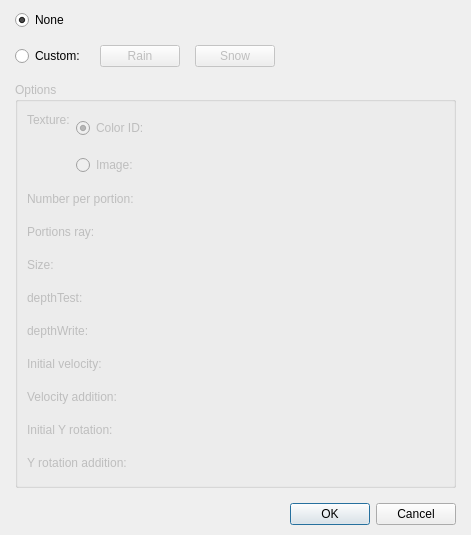
<?xml version="1.0" encoding="UTF-8"?>
<ui version="4.0">
 <class>DialogCommandChangeWeather</class>
 <widget class="QDialog" name="DialogCommandChangeWeather">
  <property name="geometry">
   <rect>
    <x>0</x>
    <y>0</y>
    <width>471</width>
    <height>535</height>
   </rect>
  </property>
  <property name="windowTitle">
   <string>Dialog</string>
  </property>
  <layout class="QGridLayout" name="gridLayout_4">
   <property name="leftMargin">
    <number>15</number>
   </property>
   <property name="topMargin">
    <number>10</number>
   </property>
   <property name="rightMargin">
    <number>15</number>
   </property>
   <property name="bottomMargin">
    <number>10</number>
   </property>
   <item row="0" column="0">
    <layout class="QVBoxLayout" name="verticalLayout_3" stretch="1,0">
     <property name="spacing">
      <number>15</number>
     </property>
     <item>
      <layout class="QVBoxLayout" name="verticalLayout_2">
       <item>
        <layout class="QHBoxLayout" name="horizontalLayout" stretch="0,1">
         <item>
          <widget class="QRadioButton" name="radioButtonNone">
           <property name="text">
            <string>None</string>
           </property>
           <property name="checked">
            <bool>true</bool>
           </property>
          </widget>
         </item>
         <item>
          <spacer name="horizontalSpacer">
           <property name="orientation">
            <enum>Qt::Horizontal</enum>
           </property>
           <property name="sizeHint" stdset="0">
            <size>
             <width>398</width>
             <height>20</height>
            </size>
           </property>
          </spacer>
         </item>
        </layout>
       </item>
       <item>
        <layout class="QHBoxLayout" name="horizontalLayout_2" stretch="0,0,0,1">
         <item>
          <widget class="QRadioButton" name="radioButtonCustom">
           <property name="text">
            <string>Custom:</string>
           </property>
          </widget>
         </item>
         <item>
          <widget class="QPushButton" name="pushButtonRain">
           <property name="enabled">
            <bool>false</bool>
           </property>
           <property name="text">
            <string>Rain</string>
           </property>
          </widget>
         </item>
         <item>
          <widget class="QPushButton" name="pushButtonSnow">
           <property name="enabled">
            <bool>false</bool>
           </property>
           <property name="text">
            <string>Snow</string>
           </property>
          </widget>
         </item>
         <item>
          <spacer name="horizontalSpacer_2">
           <property name="orientation">
            <enum>Qt::Horizontal</enum>
           </property>
           <property name="sizeHint" stdset="0">
            <size>
             <width>388</width>
             <height>20</height>
            </size>
           </property>
          </spacer>
         </item>
        </layout>
       </item>
       <item>
        <widget class="QGroupBox" name="groupBoxOptions">
         <property name="enabled">
          <bool>false</bool>
         </property>
         <property name="title">
          <string>Options</string>
         </property>
         <layout class="QGridLayout" name="gridLayout_3">
          <item row="0" column="0">
           <layout class="QVBoxLayout" name="verticalLayout">
            <item>
             <layout class="QGridLayout" name="gridLayout">
              <item row="0" column="0">
               <widget class="QLabel" name="labelTexture">
                <property name="enabled">
                 <bool>false</bool>
                </property>
                <property name="text">
                 <string>Texture:</string>
                </property>
               </widget>
              </item>
              <item row="0" column="1" rowspan="2">
               <widget class="QRadioButton" name="radioButtonColor">
                <property name="enabled">
                 <bool>false</bool>
                </property>
                <property name="text">
                 <string>Color ID:</string>
                </property>
                <property name="checked">
                 <bool>true</bool>
                </property>
               </widget>
              </item>
              <item row="0" column="2" rowspan="2" colspan="2">
               <widget class="PanelPrimitiveValue" name="panelPrimitiveColorID" native="true">
                <property name="enabled">
                 <bool>false</bool>
                </property>
                <property name="minimumSize">
                 <size>
                  <width>250</width>
                  <height>27</height>
                 </size>
                </property>
                <property name="maximumSize">
                 <size>
                  <width>250</width>
                  <height>27</height>
                 </size>
                </property>
               </widget>
              </item>
              <item row="0" column="4" rowspan="2">
               <spacer name="horizontalSpacer_6">
                <property name="orientation">
                 <enum>Qt::Horizontal</enum>
                </property>
                <property name="sizeHint" stdset="0">
                 <size>
                  <width>40</width>
                  <height>20</height>
                 </size>
                </property>
               </spacer>
              </item>
              <item row="1" column="0" rowspan="2">
               <spacer name="horizontalSpacer_7">
                <property name="orientation">
                 <enum>Qt::Horizontal</enum>
                </property>
                <property name="sizeHint" stdset="0">
                 <size>
                  <width>48</width>
                  <height>20</height>
                 </size>
                </property>
               </spacer>
              </item>
              <item row="2" column="1">
               <widget class="QRadioButton" name="radioButtonImage">
                <property name="enabled">
                 <bool>false</bool>
                </property>
                <property name="text">
                 <string>Image:</string>
                </property>
               </widget>
              </item>
              <item row="2" column="2">
               <widget class="WidgetPicture" name="widgetPictureImage" native="true">
                <property name="enabled">
                 <bool>false</bool>
                </property>
                <property name="minimumSize">
                 <size>
                  <width>200</width>
                  <height>27</height>
                 </size>
                </property>
                <property name="maximumSize">
                 <size>
                  <width>200</width>
                  <height>27</height>
                 </size>
                </property>
               </widget>
              </item>
              <item row="2" column="3" colspan="2">
               <spacer name="horizontalSpacer_3">
                <property name="orientation">
                 <enum>Qt::Horizontal</enum>
                </property>
                <property name="sizeHint" stdset="0">
                 <size>
                  <width>88</width>
                  <height>20</height>
                 </size>
                </property>
               </spacer>
              </item>
             </layout>
            </item>
            <item>
             <layout class="QGridLayout" name="gridLayout_2">
              <item row="0" column="0">
               <widget class="QLabel" name="labelNumberPerPortion">
                <property name="enabled">
                 <bool>false</bool>
                </property>
                <property name="text">
                 <string>Number per portion:</string>
                </property>
               </widget>
              </item>
              <item row="0" column="1">
               <widget class="PanelPrimitiveValue" name="panelPrimitiveNumberPerPortion" native="true">
                <property name="enabled">
                 <bool>false</bool>
                </property>
                <property name="minimumSize">
                 <size>
                  <width>250</width>
                  <height>27</height>
                 </size>
                </property>
                <property name="maximumSize">
                 <size>
                  <width>250</width>
                  <height>27</height>
                 </size>
                </property>
               </widget>
              </item>
              <item row="0" column="2" rowspan="9">
               <spacer name="horizontalSpacer_4">
                <property name="orientation">
                 <enum>Qt::Horizontal</enum>
                </property>
                <property name="sizeHint" stdset="0">
                 <size>
                  <width>17</width>
                  <height>288</height>
                 </size>
                </property>
               </spacer>
              </item>
              <item row="1" column="0">
               <widget class="QLabel" name="labelPortionsRay">
                <property name="enabled">
                 <bool>false</bool>
                </property>
                <property name="text">
                 <string>Portions ray:</string>
                </property>
               </widget>
              </item>
              <item row="1" column="1">
               <widget class="PanelPrimitiveValue" name="panelPrimitivePortionsRay" native="true">
                <property name="enabled">
                 <bool>false</bool>
                </property>
                <property name="minimumSize">
                 <size>
                  <width>250</width>
                  <height>27</height>
                 </size>
                </property>
                <property name="maximumSize">
                 <size>
                  <width>250</width>
                  <height>27</height>
                 </size>
                </property>
               </widget>
              </item>
              <item row="2" column="0">
               <widget class="QLabel" name="labelSize">
                <property name="enabled">
                 <bool>false</bool>
                </property>
                <property name="text">
                 <string>Size:</string>
                </property>
               </widget>
              </item>
              <item row="2" column="1">
               <widget class="PanelPrimitiveValue" name="panelPrimitiveSize" native="true">
                <property name="enabled">
                 <bool>false</bool>
                </property>
                <property name="minimumSize">
                 <size>
                  <width>250</width>
                  <height>27</height>
                 </size>
                </property>
                <property name="maximumSize">
                 <size>
                  <width>250</width>
                  <height>27</height>
                 </size>
                </property>
               </widget>
              </item>
              <item row="3" column="0">
               <widget class="QLabel" name="labelDepthTest">
                <property name="enabled">
                 <bool>false</bool>
                </property>
                <property name="text">
                 <string>depthTest:</string>
                </property>
               </widget>
              </item>
              <item row="3" column="1">
               <widget class="PanelPrimitiveValue" name="panelPrimitiveDepthTest" native="true">
                <property name="enabled">
                 <bool>false</bool>
                </property>
                <property name="minimumSize">
                 <size>
                  <width>250</width>
                  <height>27</height>
                 </size>
                </property>
                <property name="maximumSize">
                 <size>
                  <width>250</width>
                  <height>27</height>
                 </size>
                </property>
               </widget>
              </item>
              <item row="4" column="0">
               <widget class="QLabel" name="labelDepthWrite">
                <property name="enabled">
                 <bool>false</bool>
                </property>
                <property name="text">
                 <string>depthWrite:</string>
                </property>
               </widget>
              </item>
              <item row="4" column="1">
               <widget class="PanelPrimitiveValue" name="panelPrimitiveDepthWrite" native="true">
                <property name="enabled">
                 <bool>false</bool>
                </property>
                <property name="minimumSize">
                 <size>
                  <width>250</width>
                  <height>27</height>
                 </size>
                </property>
                <property name="maximumSize">
                 <size>
                  <width>250</width>
                  <height>27</height>
                 </size>
                </property>
               </widget>
              </item>
              <item row="5" column="0">
               <widget class="QLabel" name="labelInitialVelocity">
                <property name="enabled">
                 <bool>false</bool>
                </property>
                <property name="text">
                 <string>Initial velocity:</string>
                </property>
               </widget>
              </item>
              <item row="5" column="1">
               <widget class="PanelPrimitiveValue" name="panelPrimitiveInitialVelocity" native="true">
                <property name="enabled">
                 <bool>false</bool>
                </property>
                <property name="minimumSize">
                 <size>
                  <width>250</width>
                  <height>27</height>
                 </size>
                </property>
                <property name="maximumSize">
                 <size>
                  <width>250</width>
                  <height>27</height>
                 </size>
                </property>
               </widget>
              </item>
              <item row="6" column="0">
               <widget class="QLabel" name="labelVelocityAddition">
                <property name="enabled">
                 <bool>false</bool>
                </property>
                <property name="text">
                 <string>Velocity addition:</string>
                </property>
               </widget>
              </item>
              <item row="6" column="1">
               <widget class="PanelPrimitiveValue" name="panelPrimitiveVelocityAddition" native="true">
                <property name="enabled">
                 <bool>false</bool>
                </property>
                <property name="minimumSize">
                 <size>
                  <width>250</width>
                  <height>27</height>
                 </size>
                </property>
                <property name="maximumSize">
                 <size>
                  <width>250</width>
                  <height>27</height>
                 </size>
                </property>
               </widget>
              </item>
              <item row="7" column="0">
               <widget class="QLabel" name="labelInitialYRotation">
                <property name="enabled">
                 <bool>false</bool>
                </property>
                <property name="text">
                 <string>Initial Y rotation:</string>
                </property>
               </widget>
              </item>
              <item row="7" column="1">
               <widget class="PanelPrimitiveValue" name="panelPrimitiveInitialYRotation" native="true">
                <property name="enabled">
                 <bool>false</bool>
                </property>
                <property name="minimumSize">
                 <size>
                  <width>250</width>
                  <height>27</height>
                 </size>
                </property>
                <property name="maximumSize">
                 <size>
                  <width>250</width>
                  <height>27</height>
                 </size>
                </property>
               </widget>
              </item>
              <item row="8" column="0">
               <widget class="QLabel" name="labelYRotationAddition">
                <property name="enabled">
                 <bool>false</bool>
                </property>
                <property name="text">
                 <string>Y rotation addition:</string>
                </property>
               </widget>
              </item>
              <item row="8" column="1">
               <widget class="PanelPrimitiveValue" name="panelPrimitiveYRotationAddition" native="true">
                <property name="enabled">
                 <bool>false</bool>
                </property>
                <property name="minimumSize">
                 <size>
                  <width>250</width>
                  <height>27</height>
                 </size>
                </property>
                <property name="maximumSize">
                 <size>
                  <width>250</width>
                  <height>27</height>
                 </size>
                </property>
               </widget>
              </item>
             </layout>
            </item>
           </layout>
          </item>
         </layout>
        </widget>
       </item>
      </layout>
     </item>
     <item>
      <widget class="QDialogButtonBox" name="buttonBox">
       <property name="orientation">
        <enum>Qt::Horizontal</enum>
       </property>
       <property name="standardButtons">
        <set>QDialogButtonBox::Cancel|QDialogButtonBox::Ok</set>
       </property>
      </widget>
     </item>
    </layout>
   </item>
  </layout>
 </widget>
 <customwidgets>
  <customwidget>
   <class>PanelPrimitiveValue</class>
   <extends>QWidget</extends>
   <header>panelprimitivevalue.h</header>
   <container>1</container>
  </customwidget>
  <customwidget>
   <class>WidgetPicture</class>
   <extends>QWidget</extends>
   <header>widgetpicture.h</header>
   <container>1</container>
  </customwidget>
 </customwidgets>
 <resources/>
 <connections>
  <connection>
   <sender>buttonBox</sender>
   <signal>accepted()</signal>
   <receiver>DialogCommandChangeWeather</receiver>
   <slot>accept()</slot>
   <hints>
    <hint type="sourcelabel">
     <x>248</x>
     <y>254</y>
    </hint>
    <hint type="destinationlabel">
     <x>157</x>
     <y>274</y>
    </hint>
   </hints>
  </connection>
  <connection>
   <sender>buttonBox</sender>
   <signal>rejected()</signal>
   <receiver>DialogCommandChangeWeather</receiver>
   <slot>reject()</slot>
   <hints>
    <hint type="sourcelabel">
     <x>316</x>
     <y>260</y>
    </hint>
    <hint type="destinationlabel">
     <x>286</x>
     <y>274</y>
    </hint>
   </hints>
  </connection>
 </connections>
</ui>
